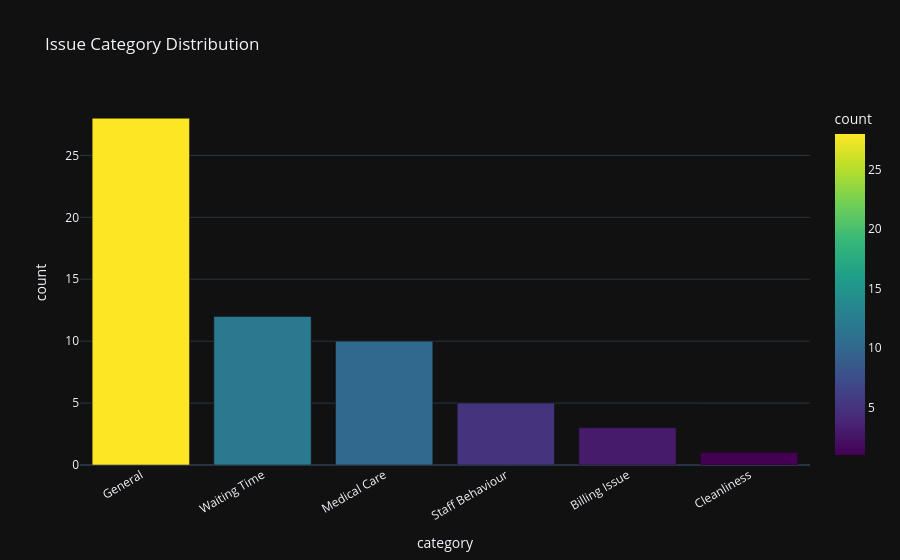
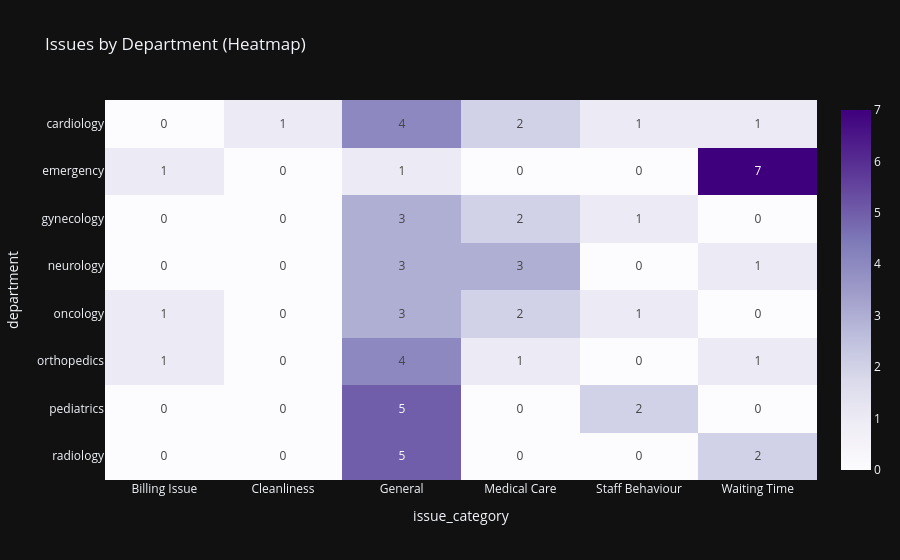

Notebook source saved alongside these figures, in order:
### Code cell
# CELL 7 — Word Cloud & Issue Categorisation (UPGRADED)
text_col = find_text_col(df)

if text_col and text_col in df.columns:

    # ── 🧠 TEXT PREPARATION ─────────────────────────────────────
    all_text = ' '.join(df[text_col].dropna().astype(str).tolist())

    # ── ☁️ WORD CLOUD ──────────────────────────────────────────
    if all_text.strip():
        wc = WordCloud(
            width=1200,
            height=480,
            background_color='#0d1b2a',
            colormap='cool',
            max_words=200
        ).generate(all_text)

        fig_wc, ax = plt.subplots(figsize=(14, 5))
        fig_wc.patch.set_facecolor('#0d1b2a')
        ax.set_facecolor('#0d1b2a')

        ax.imshow(wc, interpolation='bilinear')
        ax.axis('off')
        ax.set_title('Patient Feedback Word Cloud', color='white', fontsize=14, pad=12)

        plt.tight_layout()
        plt.show()

    # ── 🔍 AUTO ISSUE CATEGORIZATION ───────────────────────────
    def categorize_issue(text):
        text = text.lower()

        if any(word in text for word in ['wait', 'delay', 'late', 'hours']):
            return 'Waiting Time'
        elif any(word in text for word in ['rude', 'staff', 'behavior', 'attitude']):
            return 'Staff Behaviour'
        elif any(word in text for word in ['clean', 'hygiene', 'dirty']):
            return 'Cleanliness'
        elif any(word in text for word in ['bill', 'charge', 'cost', 'expensive']):
            return 'Billing Issue'
        elif any(word in text for word in ['doctor', 'treatment', 'diagnosis']):
            return 'Medical Care'
        else:
            return 'General'

    # Create column
    df['issue_category'] = df[text_col].astype(str).apply(categorize_issue)

    # ── 📊 ISSUE DISTRIBUTION ─────────────────────────────────
    cat_c = df['issue_category'].value_counts().reset_index()
    cat_c.columns = ['category', 'count']

    fig = px.bar(
        cat_c,
        x='category',
        y='count',
        color='count',
        color_continuous_scale='Viridis',
        title='Issue Category Distribution',
        template=PLOTLY_TEMPLATE
    )

    fig.update_layout(xaxis_tickangle=-30)
    fig.show()

    # ── 🧩 DEPARTMENT HEATMAP (FIXED for one-hot) ─────────────

    # Detect one-hot department columns
    dept_cols = [col for col in df.columns if col.startswith('department_')]

    if dept_cols:
        df['department'] = df[dept_cols].idxmax(axis=1)
        df['department'] = df['department'].str.replace('department_', '')

    if 'department' in df.columns:

        heat = (
            df.groupby(['department', 'issue_category'])
            .size()
            .unstack(fill_value=0)
        )

        fig2 = px.imshow(
            heat,
            title='Issues by Department (Heatmap)',
            color_continuous_scale='Purples',
            aspect='auto',
            text_auto=True,
            template=PLOTLY_TEMPLATE
        )

        fig2.show()

    else:
        print("⚠️ No department data available for heatmap")

else:
    print("⚠️ No valid text column found")

print("✅ Cell 7 complete (Upgraded)")

### Figure 1 — Plotly figure (JSON) as saved in the notebook; plotly's stock layout.template omitted (floating-point values rounded to 4 significant figures)
{"data": [{"hovertemplate": "category=%{x}<br>count=%{marker.color}<extra></extra>", "legendgroup": "", "marker": {"color": [28, 12, 10, 5, 3, 1], "coloraxis": "coloraxis", "pattern": {"shape": ""}}, "name": "", "orientation": "v", "showlegend": false, "textposition": "auto", "type": "bar", "x": ["General", "Waiting Time", "Medical Care", "Staff Behaviour", "Billing Issue", "Cleanliness"], "xaxis": "x", "y": [28, 12, 10, 5, 3, 1], "yaxis": "y"}], "layout": {"barmode": "relative", "coloraxis": {"colorbar": {"title": {"text": "count"}}, "colorscale": [[0, "#440154"], [0.1111, "#482878"], [0.2222, "#3e4989"], [0.3333, "#31688e"], [0.4444, "#26828e"], [0.5556, "#1f9e89"], [0.6667, "#35b779"], [0.7778, "#6ece58"], [0.8889, "#b5de2b"], [1, "#fde725"]]}, "legend": {"tracegroupgap": 0}, "title": {"text": "Issue Category Distribution"}, "xaxis": {"anchor": "y", "domain": [0, 1], "tickangle": -30, "title": {"text": "category"}}, "yaxis": {"anchor": "x", "domain": [0, 1], "title": {"text": "count"}}}}

### Figure 2 — Plotly figure (JSON) as saved in the notebook; plotly's stock layout.template omitted (floating-point values rounded to 4 significant figures)
{"data": [{"coloraxis": "coloraxis", "hovertemplate": "issue_category: %{x}<br>department: %{y}<br>color: %{z}<extra></extra>", "name": "0", "texttemplate": "%{z}", "type": "heatmap", "x": ["Billing Issue", "Cleanliness", "General", "Medical Care", "Staff Behaviour", "Waiting Time"], "xaxis": "x", "y": ["cardiology", "emergency", "gynecology", "neurology", "oncology", "orthopedics", "pediatrics", "radiology"], "yaxis": "y", "z": [[0, 1, 4, 2, 1, 1], [1, 0, 1, 0, 0, 7], [0, 0, 3, 2, 1, 0], [0, 0, 3, 3, 0, 1], [1, 0, 3, 2, 1, 0], [1, 0, 4, 1, 0, 1], [0, 0, 5, 0, 2, 0], [0, 0, 5, 0, 0, 2]]}], "layout": {"coloraxis": {"colorscale": [[0, "rgb(252,251,253)"], [0.125, "rgb(239,237,245)"], [0.25, "rgb(218,218,235)"], [0.375, "rgb(188,189,220)"], [0.5, "rgb(158,154,200)"], [0.625, "rgb(128,125,186)"], [0.75, "rgb(106,81,163)"], [0.875, "rgb(84,39,143)"], [1, "rgb(63,0,125)"]]}, "title": {"text": "Issues by Department (Heatmap)"}, "xaxis": {"anchor": "y", "domain": [0, 1], "title": {"text": "issue_category"}}, "yaxis": {"anchor": "x", "autorange": "reversed", "domain": [0, 1], "title": {"text": "department"}}}}
